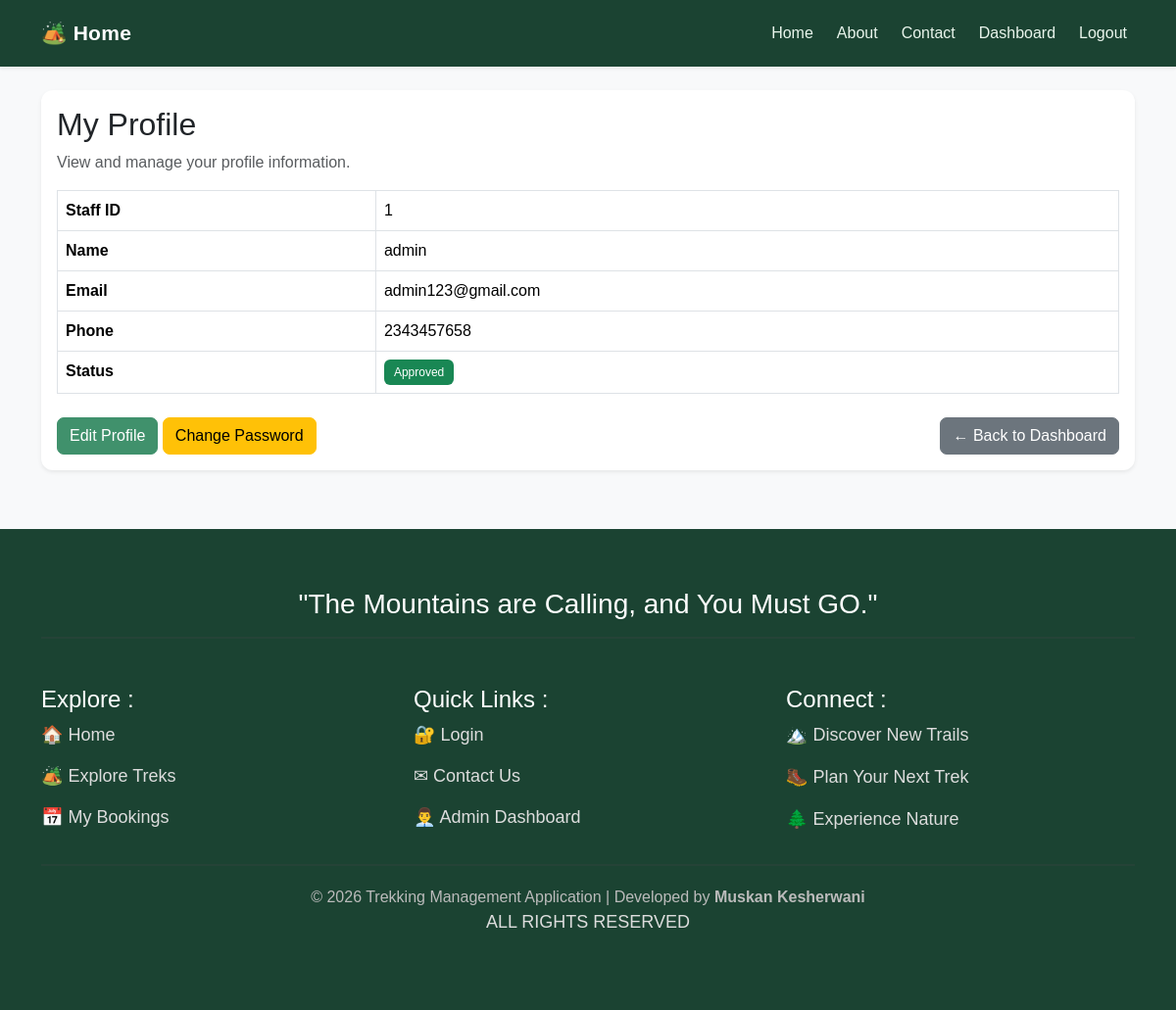
Page /staff/profile (signed in) on the earlier database version.
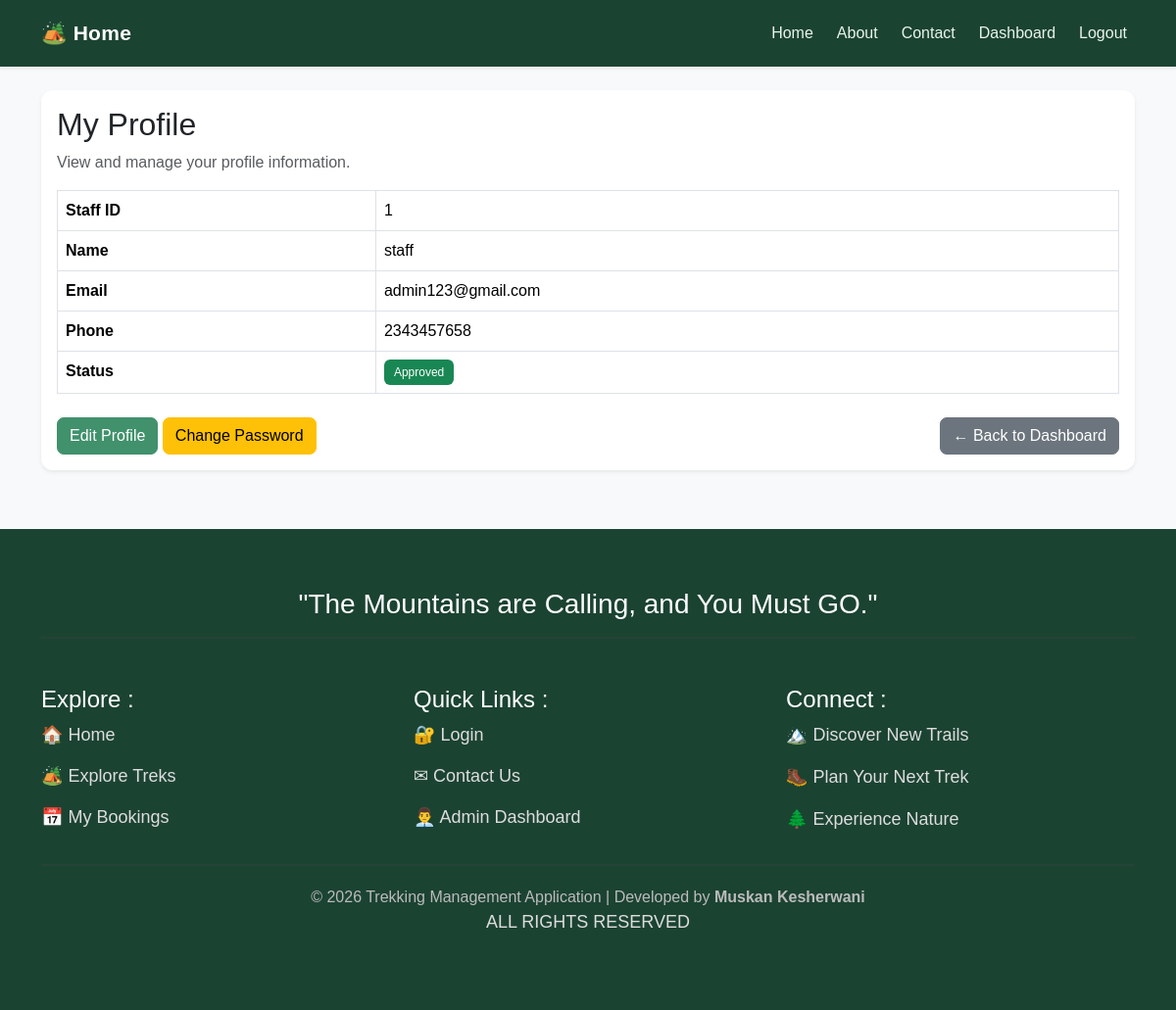
Same page on the later database version.
### tables this page shows
CREATE TABLE staff (
    id INTEGER PRIMARY KEY AUTOINCREMENT,
    name TEXT NOT NULL,
    email TEXT UNIQUE NOT NULL,
    password TEXT NOT NULL,
    phone TEXT,
    address TEXT,
    status TEXT DEFAULT 'Pending'
);

### app.py (the view)
@app.route("/staff/profile")
@staff_required
def staff_profile():
    connection = sqlite3.connect("trekking.db")
    cursor = connection.cursor()
    staff_id = session.get("staff_id")
    if not staff_id:
        return redirect("/login")
    cursor.execute("""
        SELECT *
        FROM staff
        WHERE id = ?
    """, (staff_id,))
    staff = cursor.fetchone()
    connection.close()
    return render_template(
        "staff_profile.html",
        staff=staff
    )

### app.py (called while the page is built)
def staff_required(f):
    @wraps(f)
    def decorated_function(*args, **kwargs):
        if session.get("role") != "staff":
            return redirect("/login")
        return f(*args, **kwargs)
    return decorated_function

### templates/staff_profile.html (shortened to what this page needs)
<!DOCTYPE html>
<html lang="en">
<head>
</head>
<body>
    {% extends "base.html" %}
    {% block content %}
    <div class="card shadow-sm">
        <div class="card-body">
            <h2 class="mb-2">
                My Profile
            </h2>
            <p class="text-muted">
                View and manage your profile information.
            </p>
            <table class="table table-bordered">
                <tr>
                    <th width="30%">Staff ID</th>
                    <td>{{ staff[0] }}</td>
                </tr>
                <tr>
                    <th>Name</th>
                    <td>{{ staff[1] }}</td>
                </tr>
                <tr>
                    <th>Email</th>
                    <td>{{ staff[2] }}</td>
                </tr>
                <tr>
                    <th>Phone</th>
                    <td>{{ staff[4] }}</td>
                </tr>
                <tr>
                    <th>Status</th>
                    <td>
                        {% if staff[6] == "Approved" %}
                        <span class="badge bg-success">
                            {{ staff[6] }}
                        </span>
                        {% elif staff[6] == "Pending" %}
                        <span class="badge bg-warning text-dark">
                            {{ staff[6] }}
                        </span>
                        {% else %}
                        <span class="badge bg-danger">
                            {{ staff[6] }}
                        </span>
                        {% endif %}
                    </td>
                </tr>
            </table>
            <div class="d-flex justify-content-between mt-4">
                <div>
                    <a href="/staff/profile/edit" class="btn btn-primary">
                        Edit Profile
                    </a>
                    <a href="/staff/password-change" class="btn btn-warning">
                        Change Password
                    </a>
                </div>
                <a href="/staff/dashboard" class="btn btn-secondary">
                    ← Back to Dashboard
                </a>
            </div>
        </div>
    </div>
    {% endblock %}

Differences in the rows shown:
changed staff "admin123@gmail.com": name "admin" → "staff"
